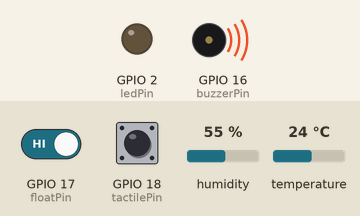
Bench run of a sketch on a simulated ESP32. On the bench: output pins drawn as LEDs (lit = HIGH), buzzer (waves = sounding, pin HIGH). The test bench sets the inputs (shaded band); at power-on: GPIO 17 (floatPin) HIGH, temperature 24 °C, GPIO 18 (tactilePin) HIGH, humidity 55 %. WiFi joins after 1.5 s; servers stay silent unless stated; random numbers use the default seed unless the sketch sets one; web services answer with replies made up by the test bench; what the sketch prints to the serial monitor is not drawn.

Above: at 3.2 s.
3.3 s: GPIO 17 (floatPin) driven LOW
At 14.9 s:
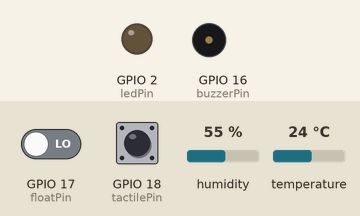
15.0 s: temperature set to 39 °C
26.3 s: temperature set to 42 °C
At 37.0 s:
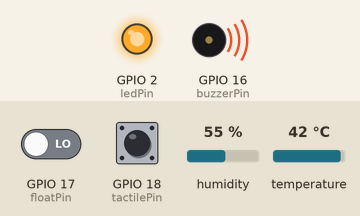
37.7 s: temperature set to 12 °C
At 48.4 s:
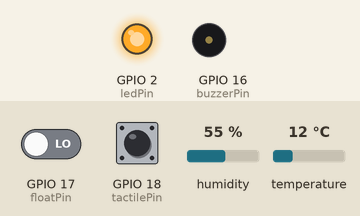
50.1 s: temperature set to 41 °C
At 61.4 s:
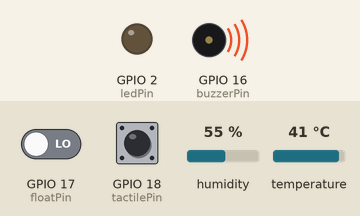
Timing chart, 0 to 72.9 s (numbered marks = the images above; inputs shaded):
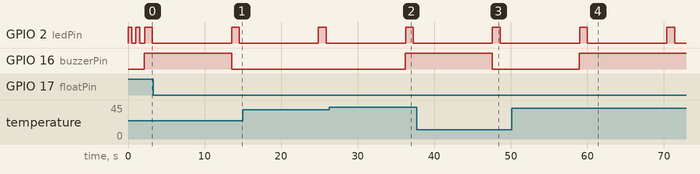

Measured:
- the behaviour switches between 40 and 41 °C on temperature (found by bisection; images 1 and 2)
- after the input at 3.3 s, GPIO 16 (buzzerPin): HIGH → LOW after 10.2 s
- after the input at 26.3 s, GPIO 16 (buzzerPin): LOW → HIGH after 9.9 s
- after the input at 37.7 s, GPIO 16 (buzzerPin): HIGH → LOW after 9.9 s
- after the input at 50.1 s, GPIO 16 (buzzerPin): LOW → HIGH after 8.9 s
- by itself, GPIO 2 (ledPin): alternates HIGH for 1.0 s and LOW for 10.4 s

The sketch:

code.ino
```cpp
// Include necessary libraries
#include <Arduino.h>
#include <Adafruit_Sensor.h>
#include <DHT.h>
#include <WiFi.h>
#include <HTTPClient.h>

// WiFi credentials
const char *ssid = "MAHAKAL";
const char *password = "sateri456";

// Server URL
const char *serverUrl = "https://api.thingspeak.com/update?api_key=VFEZS0RACY1RKYBH";

// DHT sensor configuration
#define DHTPIN 4       // Pin where the DHT11 data pin is connected
#define DHTTYPE DHT11  // DHT11 sensor type
DHT dht(DHTPIN, DHTTYPE);  // Initialize the DHT sensor

// Sensor pins
const int pulsePin = 32;   // Heart pulse sensor pin
const int buzzerPin = 16;  // Buzzer pin
const int floatPin = 17;   // Float sensor pin for urine bag
const int tactilePin = 18; // Tactile sensor pin for saline bag
const int ledPin = 2;      // Built-in LED on ESP32 (usually GPIO 2)

// Threshold values
int signalVal;                      // For pulse signal
const int pulseThreshold = 98;   // Pulse threshold value
const int tempThreshold = 40;    // Temperature threshold value

// ThingSpeak fields
int field1Val = 0;
int field3Val = 0;
int field4Val = 0;
int field5Val = 0;

// Function to make a GET request to ThingSpeak
void makeGetRequest() {
  HTTPClient http;
  String url = String(serverUrl) +
               "&field1=" + field1Val +
               "&field2=" + "0" +
               "&field3=" + field3Val +
               "&field4=" + field4Val +
               "&field5=" + field5Val;

  Serial.println("Sending GET request to: " + url);
  http.begin(url);
  int httpCode = http.GET();

  if (httpCode > 0) {
    Serial.printf("HTTP response code: %d\n", httpCode);
    Serial.println("Server response: " + http.getString());
  } else {
    Serial.printf("HTTP request failed, error: %s\n", http.errorToString(httpCode).c_str());
  }
  http.end();
}

void setup() {
  Serial.begin(9600);  // Initialize serial communication
  pinMode(ledPin, OUTPUT);

  // WiFi connection setup
  WiFi.begin(ssid, password);
  while (WiFi.status() != WL_CONNECTED) {
    digitalWrite(ledPin, HIGH);
    delay(500);
    digitalWrite(ledPin, LOW);
    delay(500);
    Serial.println("Connecting to WiFi...");
  }
  digitalWrite(ledPin, LOW);
  Serial.println("Connected to WiFi");

  // Initialize pin modes
  pinMode(pulsePin, INPUT);
  pinMode(buzzerPin, OUTPUT);
  pinMode(tactilePin, INPUT_PULLUP);
  pinMode(floatPin, INPUT_PULLUP);

  Serial.println("System Initialized");
}

void loop() {
  Serial.println("\n--------------------------------------\n");

  // Read DHT sensor values
  float humidity = dht.readHumidity();
  float tempC = dht.readTemperature();
  if (isnan(humidity) || isnan(tempC)) {
    Serial.println("Failed to read from DHT sensor!");
    return;
  }
  Serial.print("Humidity: ");Serial.println(humidity);
  Serial.print("Temperature: ");Serial.println(tempC);
  field1Val = tempC;

  // Simulate pulse reading
  signalVal = random(58, 101);
  Serial.print("Pulse Signal: ");Serial.println(signalVal);
  field3Val = signalVal;

  // Display pulse status
  Serial.println(signalVal > pulseThreshold ? "Pulse: HIGH" : "Pulse: LOW");

  // Read sensor states
  int tactileState = digitalRead(tactilePin); // LOW when saline bag is low
  int floatState = digitalRead(floatPin);     // LOW when urine bag is full
  Serial.println(tactileState == LOW ? "Saline Bag: LOW" : "Saline Bag: OK");
  Serial.println(floatState == HIGH ? "Urine Bag: FULL" : "Urine Bag: OK");

  // Temperature threshold check
  digitalWrite(buzzerPin, tempC > tempThreshold ? HIGH : LOW);
  if (tempC > tempThreshold) {
    Serial.println("Warning: Temperature above threshold!");
  }

  // Check saline bag status (tactile sensor)
  if (tactileState == LOW) {
    digitalWrite(buzzerPin, HIGH);
    Serial.println("Warning: Saline bag low!");
    field4Val = 1;
  } else {
    field4Val = 0;
  }

  // Check urine bag status (float sensor)
  if (floatState == HIGH) {
    digitalWrite(buzzerPin, HIGH);
    Serial.println("Warning: Urine Bag Full!");
    field5Val = 1;
  } else {
    field5Val = 0;
  }

  // Send data to ThingSpeak
  digitalWrite(ledPin, HIGH);delay(500);digitalWrite(ledPin, LOW);
  digitalWrite(ledPin, HIGH);delay(500);digitalWrite(ledPin, LOW);
  makeGetRequest();

  // Delay to avoid serial spamming
  delay(10000);  // 10-second delay
}
```
